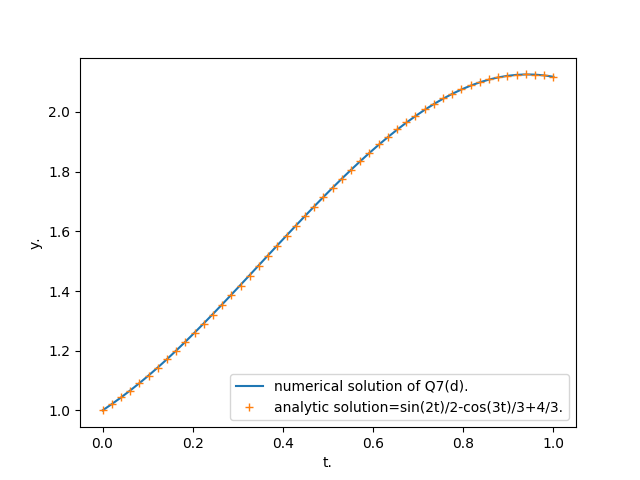

Source code (Python):
import numpy as np 
import scipy.integrate as i
import matplotlib.pyplot as plt 

def f4(t,y):
  return np.cos(2*t)+np.sin(3*t)
n=i.solve_ivp(f4,[0,1],[1],t_eval=np.linspace(0,1)) 

plt.plot(n.t,n.y[0],label='numerical solution of Q7(d).') 
plt.plot(n.t,np.sin(2*n.t)/2-np.cos(3*n.t)/3+4/3,'+',label='analytic solution=sin(2t)/2-cos(3t)/3+4/3.')    
plt.xlabel('t.')
plt.ylabel('y.')
plt.legend();plt.show() 
